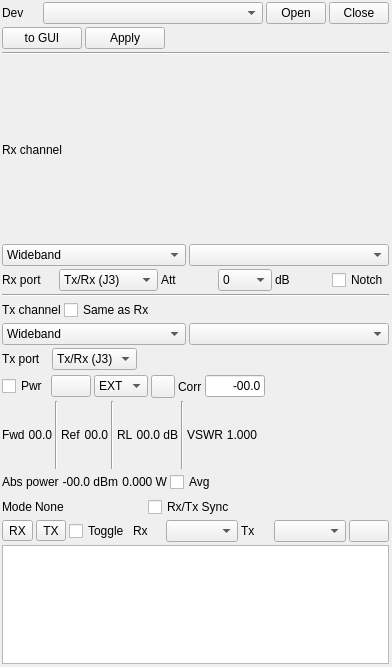
<?xml version="1.0" encoding="UTF-8"?>
<ui version="4.0">
 <class>LimeRFEGUI</class>
 <widget class="RollupContents" name="LimeRFEGUI">
  <property name="geometry">
   <rect>
    <x>0</x>
    <y>0</y>
    <width>392</width>
    <height>667</height>
   </rect>
  </property>
  <property name="sizePolicy">
   <sizepolicy hsizetype="Expanding" vsizetype="Fixed">
    <horstretch>0</horstretch>
    <verstretch>0</verstretch>
   </sizepolicy>
  </property>
  <property name="minimumSize">
   <size>
    <width>390</width>
    <height>667</height>
   </size>
  </property>
  <property name="maximumSize">
   <size>
    <width>560</width>
    <height>667</height>
   </size>
  </property>
  <property name="font">
   <font>
    <family>Liberation Sans</family>
    <pointsize>9</pointsize>
   </font>
  </property>
  <property name="windowTitle">
   <string>LimeRFE USB controller</string>
  </property>
  <widget class="QWidget" name="settingsContainer" native="true">
   <property name="geometry">
    <rect>
     <x>0</x>
     <y>0</y>
     <width>391</width>
     <height>372</height>
    </rect>
   </property>
   <property name="windowTitle">
    <string>Settings</string>
   </property>
   <layout class="QVBoxLayout" name="verticalLayout">
    <property name="spacing">
     <number>3</number>
    </property>
    <property name="leftMargin">
     <number>2</number>
    </property>
    <property name="topMargin">
     <number>2</number>
    </property>
    <property name="rightMargin">
     <number>2</number>
    </property>
    <property name="bottomMargin">
     <number>2</number>
    </property>
    <item>
     <layout class="QHBoxLayout" name="deviceLayout1">
      <item>
       <widget class="QLabel" name="deviceLabel">
        <property name="text">
         <string>Dev</string>
        </property>
       </widget>
      </item>
      <item>
       <widget class="QComboBox" name="device">
        <property name="minimumSize">
         <size>
          <width>220</width>
          <height>0</height>
         </size>
        </property>
        <property name="toolTip">
         <string>Device</string>
        </property>
       </widget>
      </item>
      <item>
       <widget class="QPushButton" name="openDevice">
        <property name="maximumSize">
         <size>
          <width>60</width>
          <height>16777215</height>
         </size>
        </property>
        <property name="toolTip">
         <string>Open device</string>
        </property>
        <property name="text">
         <string>Open</string>
        </property>
       </widget>
      </item>
      <item>
       <widget class="QPushButton" name="closeDevice">
        <property name="maximumSize">
         <size>
          <width>60</width>
          <height>16777215</height>
         </size>
        </property>
        <property name="toolTip">
         <string>Close Device</string>
        </property>
        <property name="text">
         <string>Close</string>
        </property>
       </widget>
      </item>
     </layout>
    </item>
    <item>
     <layout class="QHBoxLayout" name="deviceLayout2">
      <item>
       <widget class="QPushButton" name="deviceToGUI">
        <property name="toolTip">
         <string>Transfer data to GUI</string>
        </property>
        <property name="text">
         <string>to GUI</string>
        </property>
       </widget>
      </item>
      <item>
       <widget class="QPushButton" name="apply">
        <property name="toolTip">
         <string>Apply changes</string>
        </property>
        <property name="text">
         <string>Apply</string>
        </property>
       </widget>
      </item>
      <item>
       <spacer name="horizontalSpacer_7">
        <property name="orientation">
         <enum>Qt::Horizontal</enum>
        </property>
        <property name="sizeHint" stdset="0">
         <size>
          <width>40</width>
          <height>20</height>
         </size>
        </property>
       </spacer>
      </item>
     </layout>
    </item>
    <item>
     <widget class="Line" name="line">
      <property name="orientation">
       <enum>Qt::Horizontal</enum>
      </property>
     </widget>
    </item>
    <item>
     <layout class="QHBoxLayout" name="rxTitleLayout">
      <item>
       <widget class="QLabel" name="rxChannelLabel">
        <property name="text">
         <string>Rx channel</string>
        </property>
       </widget>
      </item>
     </layout>
    </item>
    <item>
     <layout class="QHBoxLayout" name="rxLayout1">
      <item>
       <widget class="QComboBox" name="rxChannelGroup">
        <property name="minimumSize">
         <size>
          <width>120</width>
          <height>0</height>
         </size>
        </property>
        <property name="toolTip">
         <string>Rx channel group</string>
        </property>
        <item>
         <property name="text">
          <string>Wideband</string>
         </property>
        </item>
        <item>
         <property name="text">
          <string>HAM</string>
         </property>
        </item>
        <item>
         <property name="text">
          <string>Cellular</string>
         </property>
        </item>
       </widget>
      </item>
      <item>
       <widget class="QComboBox" name="rxChannel">
        <property name="minimumSize">
         <size>
          <width>200</width>
          <height>0</height>
         </size>
        </property>
        <property name="toolTip">
         <string>Rx channel range</string>
        </property>
       </widget>
      </item>
     </layout>
    </item>
    <item>
     <layout class="QHBoxLayout" name="rxLayout2">
      <item>
       <widget class="QLabel" name="rxPortLabel_2">
        <property name="text">
         <string>Rx port</string>
        </property>
       </widget>
      </item>
      <item>
       <widget class="QComboBox" name="rxPort">
        <property name="maximumSize">
         <size>
          <width>99</width>
          <height>16777215</height>
         </size>
        </property>
        <property name="toolTip">
         <string>Rx port</string>
        </property>
        <item>
         <property name="text">
          <string>Tx/Rx (J3)</string>
         </property>
        </item>
        <item>
         <property name="text">
          <string>Tx/Rx HF (J5)</string>
         </property>
        </item>
       </widget>
      </item>
      <item>
       <widget class="QLabel" name="attenuationLabel">
        <property name="text">
         <string>Att</string>
        </property>
       </widget>
      </item>
      <item>
       <widget class="QComboBox" name="attenuation">
        <property name="toolTip">
         <string>Rx attenuation</string>
        </property>
        <item>
         <property name="text">
          <string>0</string>
         </property>
        </item>
        <item>
         <property name="text">
          <string>2</string>
         </property>
        </item>
        <item>
         <property name="text">
          <string>4</string>
         </property>
        </item>
        <item>
         <property name="text">
          <string>6</string>
         </property>
        </item>
        <item>
         <property name="text">
          <string>8</string>
         </property>
        </item>
        <item>
         <property name="text">
          <string>10</string>
         </property>
        </item>
        <item>
         <property name="text">
          <string>12</string>
         </property>
        </item>
        <item>
         <property name="text">
          <string>14</string>
         </property>
        </item>
       </widget>
      </item>
      <item>
       <widget class="QLabel" name="attenuationUnits">
        <property name="text">
         <string>dB</string>
        </property>
       </widget>
      </item>
      <item>
       <widget class="QCheckBox" name="amFmNotchFilter">
        <property name="toolTip">
         <string>AM/FM notch filter</string>
        </property>
        <property name="text">
         <string>Notch</string>
        </property>
       </widget>
      </item>
     </layout>
    </item>
    <item>
     <widget class="Line" name="line_2">
      <property name="orientation">
       <enum>Qt::Horizontal</enum>
      </property>
     </widget>
    </item>
    <item>
     <layout class="QHBoxLayout" name="txTitleLayout">
      <item>
       <widget class="QLabel" name="txChannelLabel">
        <property name="text">
         <string>Tx channel</string>
        </property>
       </widget>
      </item>
      <item>
       <widget class="QCheckBox" name="txFollowsRx">
        <property name="toolTip">
         <string>Channel same as Rx</string>
        </property>
        <property name="text">
         <string>Same as Rx</string>
        </property>
       </widget>
      </item>
      <item>
       <spacer name="horizontalSpacer_6">
        <property name="orientation">
         <enum>Qt::Horizontal</enum>
        </property>
        <property name="sizeHint" stdset="0">
         <size>
          <width>40</width>
          <height>20</height>
         </size>
        </property>
       </spacer>
      </item>
     </layout>
    </item>
    <item>
     <layout class="QHBoxLayout" name="txLayout1">
      <item>
       <widget class="QComboBox" name="txChannelGroup">
        <property name="minimumSize">
         <size>
          <width>120</width>
          <height>0</height>
         </size>
        </property>
        <property name="toolTip">
         <string>Rx channel group</string>
        </property>
        <item>
         <property name="text">
          <string>Wideband</string>
         </property>
        </item>
        <item>
         <property name="text">
          <string>HAM</string>
         </property>
        </item>
        <item>
         <property name="text">
          <string>Cellular</string>
         </property>
        </item>
       </widget>
      </item>
      <item>
       <widget class="QComboBox" name="txChannel">
        <property name="minimumSize">
         <size>
          <width>200</width>
          <height>0</height>
         </size>
        </property>
        <property name="toolTip">
         <string>Rx channel range</string>
        </property>
       </widget>
      </item>
     </layout>
    </item>
    <item>
     <layout class="QHBoxLayout" name="txLayout2">
      <item>
       <widget class="QLabel" name="txPortLabel">
        <property name="minimumSize">
         <size>
          <width>47</width>
          <height>0</height>
         </size>
        </property>
        <property name="text">
         <string>Tx port</string>
        </property>
       </widget>
      </item>
      <item>
       <widget class="QComboBox" name="txPort">
        <property name="toolTip">
         <string>Tx port</string>
        </property>
        <item>
         <property name="text">
          <string>Tx/Rx (J3)</string>
         </property>
        </item>
        <item>
         <property name="text">
          <string>Tx (J4)</string>
         </property>
        </item>
       </widget>
      </item>
      <item>
       <spacer name="horizontalSpacer">
        <property name="orientation">
         <enum>Qt::Horizontal</enum>
        </property>
        <property name="sizeHint" stdset="0">
         <size>
          <width>40</width>
          <height>20</height>
         </size>
        </property>
       </spacer>
      </item>
     </layout>
    </item>
   </layout>
  </widget>
  <widget class="QWidget" name="powerContainer" native="true">
   <property name="geometry">
    <rect>
     <x>0</x>
     <y>373</y>
     <width>391</width>
     <height>121</height>
    </rect>
   </property>
   <property name="windowTitle">
    <string>Power</string>
   </property>
   <layout class="QVBoxLayout" name="verticalLayout_3">
    <property name="spacing">
     <number>3</number>
    </property>
    <property name="leftMargin">
     <number>2</number>
    </property>
    <property name="topMargin">
     <number>2</number>
    </property>
    <property name="rightMargin">
     <number>2</number>
    </property>
    <property name="bottomMargin">
     <number>2</number>
    </property>
    <item>
     <layout class="QHBoxLayout" name="powerSetLayout">
      <item>
       <widget class="QCheckBox" name="powerEnable">
        <property name="toolTip">
         <string>Enable power measurements</string>
        </property>
        <property name="text">
         <string>Pwr</string>
        </property>
       </widget>
      </item>
      <item>
       <widget class="QPushButton" name="powerRefresh">
        <property name="toolTip">
         <string>Refresh power</string>
        </property>
        <property name="text">
         <string/>
        </property>
        <property name="icon">
         <iconset resource="../../../sdrgui/resources/res.qrc">
          <normaloff>:/recycle.png</normaloff>:/recycle.png</iconset>
        </property>
       </widget>
      </item>
      <item>
       <widget class="QComboBox" name="powerSource">
        <property name="toolTip">
         <string>Power measurement source (EXTernal, CELlular)</string>
        </property>
        <item>
         <property name="text">
          <string>EXT</string>
         </property>
        </item>
        <item>
         <property name="text">
          <string>CEL</string>
         </property>
        </item>
       </widget>
      </item>
      <item>
       <widget class="ButtonSwitch" name="powerAutoRefresh">
        <property name="toolTip">
         <string>Auto refresh power</string>
        </property>
        <property name="text">
         <string/>
        </property>
        <property name="icon">
         <iconset resource="../../../sdrgui/resources/res.qrc">
          <normaloff>:/play.png</normaloff>:/play.png</iconset>
        </property>
        <property name="checkable">
         <bool>true</bool>
        </property>
       </widget>
      </item>
      <item>
       <widget class="QLabel" name="powerCorrLabel">
        <property name="text">
         <string>Corr</string>
        </property>
       </widget>
      </item>
      <item>
       <widget class="QLineEdit" name="powerCorrValue">
        <property name="maximumSize">
         <size>
          <width>60</width>
          <height>16777215</height>
         </size>
        </property>
        <property name="focusPolicy">
         <enum>Qt::ClickFocus</enum>
        </property>
        <property name="toolTip">
         <string>Power correction in dBm</string>
        </property>
        <property name="text">
         <string>-00.0</string>
        </property>
        <property name="alignment">
         <set>Qt::AlignRight|Qt::AlignTrailing|Qt::AlignVCenter</set>
        </property>
       </widget>
      </item>
      <item>
       <spacer name="horizontalSpacer_2">
        <property name="orientation">
         <enum>Qt::Horizontal</enum>
        </property>
        <property name="sizeHint" stdset="0">
         <size>
          <width>40</width>
          <height>20</height>
         </size>
        </property>
       </spacer>
      </item>
     </layout>
    </item>
    <item>
     <layout class="QHBoxLayout" name="powerReadingsLayout">
      <property name="rightMargin">
       <number>10</number>
      </property>
      <item>
       <widget class="QLabel" name="powerFwdLabel">
        <property name="text">
         <string>Fwd</string>
        </property>
       </widget>
      </item>
      <item>
       <widget class="QLabel" name="powerFwdText">
        <property name="toolTip">
         <string>Relative forward power in dB</string>
        </property>
        <property name="text">
         <string>00.0</string>
        </property>
        <property name="alignment">
         <set>Qt::AlignRight|Qt::AlignTrailing|Qt::AlignVCenter</set>
        </property>
       </widget>
      </item>
      <item>
       <widget class="Line" name="line_4">
        <property name="orientation">
         <enum>Qt::Vertical</enum>
        </property>
       </widget>
      </item>
      <item>
       <widget class="QLabel" name="powerRefLabel">
        <property name="text">
         <string>Ref</string>
        </property>
       </widget>
      </item>
      <item>
       <widget class="QLabel" name="powerRefText">
        <property name="toolTip">
         <string>Relative reflected power in dB</string>
        </property>
        <property name="text">
         <string>00.0</string>
        </property>
        <property name="alignment">
         <set>Qt::AlignRight|Qt::AlignTrailing|Qt::AlignVCenter</set>
        </property>
       </widget>
      </item>
      <item>
       <widget class="Line" name="line_5">
        <property name="orientation">
         <enum>Qt::Vertical</enum>
        </property>
       </widget>
      </item>
      <item>
       <widget class="QLabel" name="returnLossLabel">
        <property name="text">
         <string>RL</string>
        </property>
       </widget>
      </item>
      <item>
       <widget class="QLabel" name="returnLossText">
        <property name="toolTip">
         <string>Return loss in dB</string>
        </property>
        <property name="text">
         <string>00.0</string>
        </property>
        <property name="alignment">
         <set>Qt::AlignRight|Qt::AlignTrailing|Qt::AlignVCenter</set>
        </property>
       </widget>
      </item>
      <item>
       <widget class="QLabel" name="powerUnits">
        <property name="text">
         <string>dB</string>
        </property>
        <property name="alignment">
         <set>Qt::AlignRight|Qt::AlignTrailing|Qt::AlignVCenter</set>
        </property>
       </widget>
      </item>
      <item>
       <widget class="Line" name="line_6">
        <property name="orientation">
         <enum>Qt::Vertical</enum>
        </property>
       </widget>
      </item>
      <item>
       <widget class="QLabel" name="swrLabel">
        <property name="text">
         <string>VSWR</string>
        </property>
       </widget>
      </item>
      <item>
       <widget class="QLabel" name="swrText">
        <property name="toolTip">
         <string>Voltage Standing Wave Ratio</string>
        </property>
        <property name="text">
         <string>1.000</string>
        </property>
        <property name="alignment">
         <set>Qt::AlignRight|Qt::AlignTrailing|Qt::AlignVCenter</set>
        </property>
       </widget>
      </item>
      <item>
       <spacer name="horizontalSpacer_3">
        <property name="orientation">
         <enum>Qt::Horizontal</enum>
        </property>
        <property name="sizeHint" stdset="0">
         <size>
          <width>40</width>
          <height>20</height>
         </size>
        </property>
       </spacer>
      </item>
     </layout>
    </item>
    <item>
     <layout class="QHBoxLayout" name="absPowerLayout">
      <item>
       <widget class="QLabel" name="label">
        <property name="text">
         <string>Abs power</string>
        </property>
       </widget>
      </item>
      <item>
       <widget class="QLabel" name="powerAbsDbText">
        <property name="toolTip">
         <string>Corrected forward power in dBm</string>
        </property>
        <property name="text">
         <string>-00.0 dBm</string>
        </property>
        <property name="alignment">
         <set>Qt::AlignRight|Qt::AlignTrailing|Qt::AlignVCenter</set>
        </property>
       </widget>
      </item>
      <item>
       <widget class="QLabel" name="powerAbsWText">
        <property name="toolTip">
         <string>Corrected forward power in Watts</string>
        </property>
        <property name="text">
         <string>0.000 W</string>
        </property>
        <property name="alignment">
         <set>Qt::AlignRight|Qt::AlignTrailing|Qt::AlignVCenter</set>
        </property>
       </widget>
      </item>
      <item>
       <widget class="QCheckBox" name="powerAbsAvg">
        <property name="toolTip">
         <string>Corrected power averaging</string>
        </property>
        <property name="text">
         <string>Avg</string>
        </property>
       </widget>
      </item>
      <item>
       <spacer name="horizontalSpacer_4">
        <property name="orientation">
         <enum>Qt::Horizontal</enum>
        </property>
        <property name="sizeHint" stdset="0">
         <size>
          <width>40</width>
          <height>20</height>
         </size>
        </property>
       </spacer>
      </item>
     </layout>
    </item>
   </layout>
  </widget>
  <widget class="QWidget" name="controlContainer" native="true">
   <property name="geometry">
    <rect>
     <x>0</x>
     <y>495</y>
     <width>391</width>
     <height>171</height>
    </rect>
   </property>
   <property name="windowTitle">
    <string>Control</string>
   </property>
   <layout class="QVBoxLayout" name="verticalLayout_2">
    <property name="spacing">
     <number>3</number>
    </property>
    <property name="leftMargin">
     <number>2</number>
    </property>
    <property name="topMargin">
     <number>2</number>
    </property>
    <property name="rightMargin">
     <number>2</number>
    </property>
    <property name="bottomMargin">
     <number>2</number>
    </property>
    <item>
     <layout class="QHBoxLayout" name="modeLayout">
      <item>
       <widget class="QLabel" name="modeLabel">
        <property name="text">
         <string>Mode</string>
        </property>
       </widget>
      </item>
      <item>
       <widget class="QLabel" name="modeText">
        <property name="minimumSize">
         <size>
          <width>110</width>
          <height>0</height>
         </size>
        </property>
        <property name="toolTip">
         <string>Rx/Tx state</string>
        </property>
        <property name="text">
         <string>None</string>
        </property>
       </widget>
      </item>
      <item>
       <widget class="QCheckBox" name="deviceSetSync">
        <property name="toolTip">
         <string>DeviceSet synchronization</string>
        </property>
        <property name="text">
         <string>Rx/Tx Sync</string>
        </property>
       </widget>
      </item>
      <item>
       <spacer name="horizontalSpacer_5">
        <property name="orientation">
         <enum>Qt::Horizontal</enum>
        </property>
        <property name="sizeHint" stdset="0">
         <size>
          <width>40</width>
          <height>20</height>
         </size>
        </property>
       </spacer>
      </item>
     </layout>
    </item>
    <item>
     <layout class="QHBoxLayout" name="rtxLayout">
      <item>
       <widget class="QToolButton" name="modeRx">
        <property name="toolTip">
         <string>Switch Rx</string>
        </property>
        <property name="text">
         <string>RX</string>
        </property>
        <property name="checkable">
         <bool>true</bool>
        </property>
       </widget>
      </item>
      <item>
       <widget class="QToolButton" name="modeTx">
        <property name="toolTip">
         <string>Switch Tx</string>
        </property>
        <property name="text">
         <string>TX</string>
        </property>
        <property name="checkable">
         <bool>true</bool>
        </property>
       </widget>
      </item>
      <item>
       <widget class="QCheckBox" name="rxTxToggle">
        <property name="toolTip">
         <string>Rx/Tx toggle</string>
        </property>
        <property name="text">
         <string>Toggle</string>
        </property>
       </widget>
      </item>
      <item>
       <widget class="QLabel" name="deviceSetRxLabel">
        <property name="text">
         <string>Rx</string>
        </property>
       </widget>
      </item>
      <item>
       <widget class="QComboBox" name="deviceSetRx">
        <property name="toolTip">
         <string>Index of Rx DeviceSet </string>
        </property>
       </widget>
      </item>
      <item>
       <widget class="QLabel" name="deviceSetTxLabel">
        <property name="text">
         <string>Tx</string>
        </property>
       </widget>
      </item>
      <item>
       <widget class="QComboBox" name="deviceSetTx">
        <property name="toolTip">
         <string>Index of Tx DeviceSet </string>
        </property>
       </widget>
      </item>
      <item>
       <widget class="QPushButton" name="deviceSetRefresh">
        <property name="toolTip">
         <string>Refresh DeviceSet indexes</string>
        </property>
        <property name="text">
         <string/>
        </property>
        <property name="icon">
         <iconset resource="../../../sdrgui/resources/res.qrc">
          <normaloff>:/recycle.png</normaloff>:/recycle.png</iconset>
        </property>
       </widget>
      </item>
     </layout>
    </item>
    <item>
     <layout class="QHBoxLayout" name="statusLayout">
      <item>
       <widget class="QTextBrowser" name="statusText">
        <property name="toolTip">
         <string>Messages</string>
        </property>
       </widget>
      </item>
     </layout>
    </item>
   </layout>
  </widget>
 </widget>
 <customwidgets>
  <customwidget>
   <class>ButtonSwitch</class>
   <extends>QToolButton</extends>
   <header>gui/buttonswitch.h</header>
  </customwidget>
  <customwidget>
   <class>RollupContents</class>
   <extends>QWidget</extends>
   <header>gui/rollupcontents.h</header>
   <container>1</container>
  </customwidget>
 </customwidgets>
 <resources>
  <include location="../../../sdrgui/resources/res.qrc"/>
 </resources>
 <connections/>
</ui>
